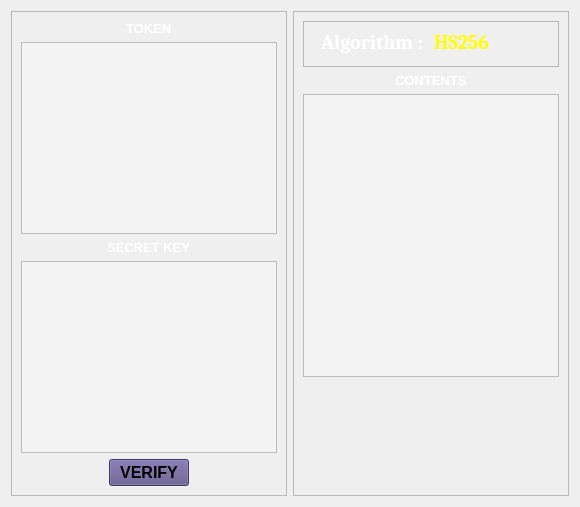
            <widget class="QWidget" name="page_3">
             <property name="styleSheet">
              <string notr="true">QTextEdit{
background-color: rgb(243, 243, 243);
	color: rgb(0, 0, 0);

}
QLabel{
	color: rgb(255, 255, 255);
}</string>
             </property>
             <layout class="QHBoxLayout" name="horizontalLayout_4">
              <item>
               <widget class="QFrame" name="frame_5">
                <property name="frameShape">
                 <enum>QFrame::Shape::StyledPanel</enum>
                </property>
                <property name="frameShadow">
                 <enum>QFrame::Shadow::Raised</enum>
                </property>
                <layout class="QVBoxLayout" name="verticalLayout_15">
                 <item alignment="Qt::AlignmentFlag::AlignHCenter">
                  <widget class="QLabel" name="label_5">
                   <property name="font">
                    <font>
                     <pointsize>10</pointsize>
                     <bold>true</bold>
                    </font>
                   </property>
                   <property name="text">
                    <string>TOKEN</string>
                   </property>
                   <property name="margin">
                    <number>17</number>
                   </property>
                  </widget>
                 </item>
                 <item>
                  <widget class="QTextEdit" name="VtokenEdit">
                   <property name="font">
                    <font>
                     <pointsize>15</pointsize>
                     <bold>true</bold>
                    </font>
                   </property>
                  </widget>
                 </item>
                 <item alignment="Qt::AlignmentFlag::AlignHCenter">
                  <widget class="QLabel" name="label_10">
                   <property name="font">
                    <font>
                     <pointsize>10</pointsize>
                     <bold>true</bold>
                    </font>
                   </property>
                   <property name="text">
                    <string>SECRET KEY</string>
                   </property>
                   <property name="margin">
                    <number>15</number>
                   </property>
                  </widget>
                 </item>
                 <item alignment="Qt::AlignmentFlag::AlignVCenter">
                  <widget class="QTextEdit" name="VkeyEdit">
                   <property name="font">
                    <font>
                     <pointsize>15</pointsize>
                     <bold>true</bold>
                    </font>
                   </property>
                   <property name="styleSheet">
                    <string notr="true">color: rgb(0, 0, 255);</string>
                   </property>
                  </widget>
                 </item>
                 <item alignment="Qt::AlignmentFlag::AlignHCenter">
                  <widget class="QPushButton" name="verificationBtn">
                   <property name="font">
                    <font>
                     <pointsize>12</pointsize>
                     <bold>true</bold>
                    </font>
                   </property>
                   <property name="styleSheet">
                    <string notr="true">background-color: #5C5188;
</string>
                   </property>
                   <property name="text">
                    <string>VERIFY</string>
                   </property>
                  </widget>
                 </item>
                </layout>
               </widget>
              </item>
              <item>
               <widget class="QFrame" name="frame_11">
                <property name="font">
                 <font>
                  <bold>true</bold>
                 </font>
                </property>
                <property name="frameShape">
                 <enum>QFrame::Shape::StyledPanel</enum>
                </property>
                <property name="frameShadow">
                 <enum>QFrame::Shadow::Raised</enum>
                </property>
                <layout class="QVBoxLayout" name="verticalLayout_16">
                 <item>
                  <widget class="QFrame" name="frame_12">
                   <property name="frameShape">
                    <enum>QFrame::Shape::StyledPanel</enum>
                   </property>
                   <property name="frameShadow">
                    <enum>QFrame::Shadow::Raised</enum>
                   </property>
                   <layout class="QHBoxLayout" name="horizontalLayout_7">
                    <property name="bottomMargin">
                     <number>12</number>
                    </property>
                    <item alignment="Qt::AlignmentFlag::AlignRight">
                     <widget class="QLabel" name="label_13">
                      <property name="font">
                       <font>
                        <family>Cambria</family>
                        <pointsize>15</pointsize>
                        <bold>true</bold>
                       </font>
                      </property>
                      <property name="text">
                       <string>Algorithm : </string>
                      </property>
                     </widget>
                    </item>
                    <item alignment="Qt::AlignmentFlag::AlignLeft">
                     <widget class="QLabel" name="label_12">
                      <property name="font">
                       <font>
                        <family>Cambria</family>
                        <pointsize>15</pointsize>
                        <italic>false</italic>
                        <bold>true</bold>
                       </font>
                      </property>
                      <property name="styleSheet">
                       <string notr="true">color: rgb(255, 255, 0);</string>
                      </property>
                      <property name="text">
                       <string>HS256</string>
                      </property>
                     </widget>
                    </item>
                   </layout>
                  </widget>
                 </item>
                 <item alignment="Qt::AlignmentFlag::AlignHCenter">
                  <widget class="QLabel" name="label_11">
                   <property name="font">
                    <font>
                     <pointsize>10</pointsize>
                     <bold>true</bold>
                    </font>
                   </property>
                   <property name="text">
                    <string>CONTENTS</string>
                   </property>
                  </widget>
                 </item>
                 <item>
                  <widget class="QTextEdit" name="extractEdit">
                   <property name="font">
                    <font>
                     <pointsize>15</pointsize>
                     <bold>true</bold>
                    </font>
                   </property>
                   <property name="readOnly">
                    <bool>true</bool>
                   </property>
                  </widget>
                 </item>
                 <item>
                  <spacer name="verticalSpacer_6">
                   <property name="orientation">
                    <enum>Qt::Orientation::Vertical</enum>
                   </property>
                   <property name="sizeType">
                    <enum>QSizePolicy::Policy::Minimum</enum>
                   </property>
                   <property name="sizeHint" stdset="0">
                    <size>
                     <width>20</width>
                     <height>40</height>
                    </size>
                   </property>
                  </spacer>
                 </item>
                 <item alignment="Qt::AlignmentFlag::AlignHCenter">
                  <widget class="QLabel" name="verificationLabel">
                   <property name="font">
                    <font>
                     <family>Verdana</family>
                     <pointsize>15</pointsize>
                     <italic>true</italic>
                     <bold>true</bold>
                    </font>
                   </property>
                   <property name="text">
                    <string/>
                   </property>
                  </widget>
                 </item>
                 <item>
                  <spacer name="verticalSpacer_7">
                   <property name="orientation">
                    <enum>Qt::Orientation::Vertical</enum>
                   </property>
                   <property name="sizeType">
                    <enum>QSizePolicy::Policy::Minimum</enum>
                   </property>
                   <property name="sizeHint" stdset="0">
                    <size>
                     <width>20</width>
                     <height>40</height>
                    </size>
                   </property>
                  </spacer>
                 </item>
                </layout>
               </widget>
              </item>
             </layout>
            </widget>
